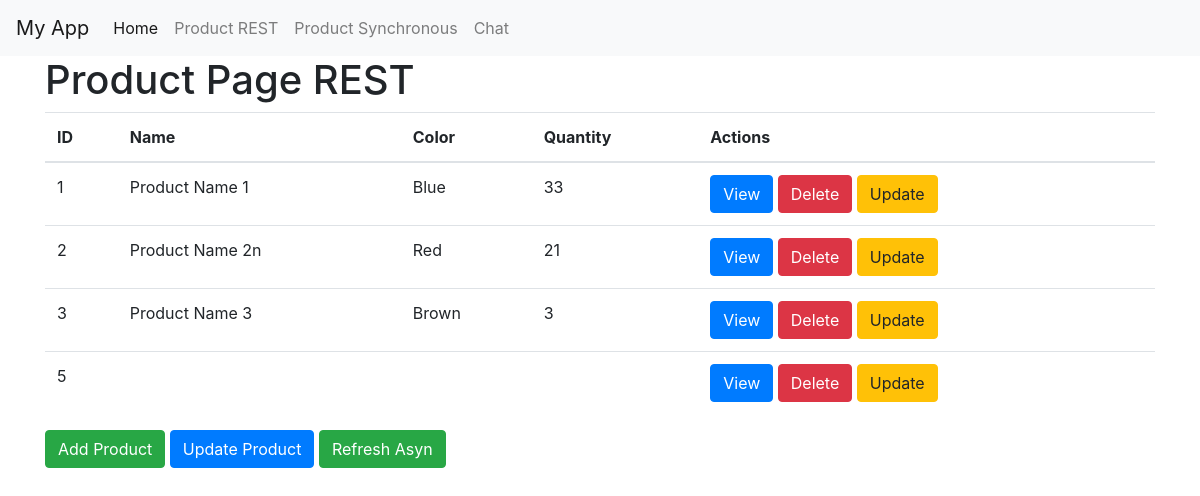
/product, run on an earlier commit of the app's database.
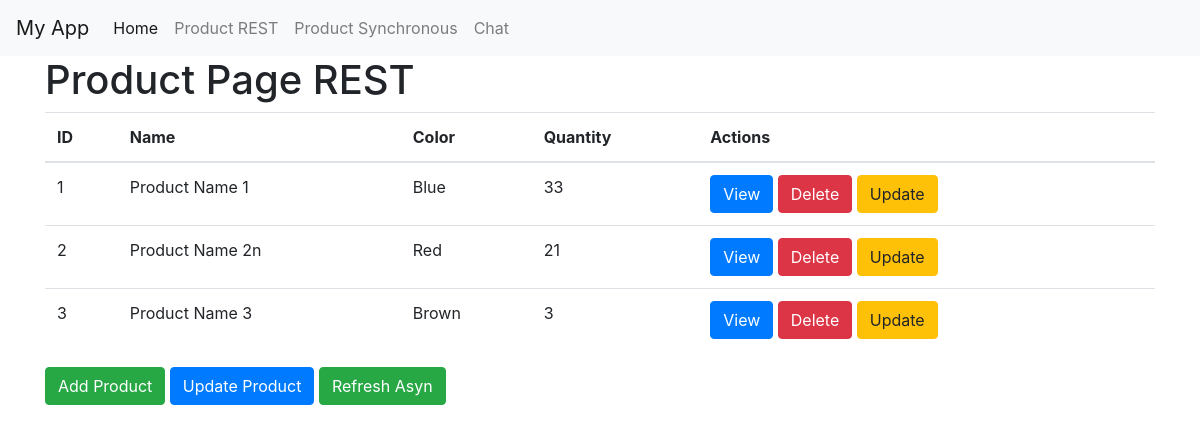
And on a later commit of the database.
### tables this page shows
CREATE TABLE Product
             (ID INTEGER PRIMARY KEY AUTOINCREMENT,
             Name TEXT NOT NULL,
             Color TEXT NOT NULL,
             Quantity INT NOT NULL);

### app.py (the view)
@app.route('/product')
def product():
    conn = sqlite3.connect('database.db')
    cursor = conn.cursor()
    cursor.execute("SELECT * FROM product")
    data = cursor.fetchall()
    conn.close()
    return render_template('product.html', products=data)

### templates/product.html (shortened to what this page needs)
{% extends 'base.html' %}
{% block content %}
    <h1>Product Page REST</h1>
    <table class="table" id="product-table">
            <thead>
                <tr>
                    <th>ID</th>
                    <th>Name</th>
                    <th>Color</th>
                    <th>Quantity</th>
                    <th>Actions</th>
                </tr>
            </thead>
            <tbody>
                {% for product in products %}
                <tr>
                    {% set product_id = product[0]%}
                    {% set product_name = product[1]%}
                    {% set product_color = product[2]%}
                    {% set product_quantity = product[3]%}
                    <td>{{ product_id }}</td>
                    <td>{{ product_name }}</td>
                    <td>{{ product_color }}</td>
                    <td>{{ product_quantity }}</td>
                    <td>
                        <button class="btn btn-primary" onclick="viewProduct({{ product_id }})">View</button>
                        <button class="btn btn-danger" onclick="deleteProduct({{ product_id }})">Delete</button>
                        <button type="button" class="btn btn-warning update-button" data-toggle="modal" data-target="#updateModal" data-id="{{ product_id }}">Update</button>
                    </td>
                </tr>
                {% endfor %}
            </tbody>
        </table>
        <button type="button" class="btn btn-success" data-toggle="modal" data-target="#addModal">Add Product</button>
        <button type="button" class="btn btn-primary" data-toggle="modal" data-target="#updateModal" data-id="1">Update Product</button>
    <a href="#" class="btn btn-success" onclick="refreshTable()">Refresh Asyn</a>
{% endblock %}

### templates/base.html (shortened to what this page needs)
<!DOCTYPE html>
<html>
<head>
    <link rel="stylesheet" href="https://stackpath.bootstrapcdn.com/bootstrap/4.3.1/css/bootstrap.min.css">
</head>
<body>
    <nav class="navbar navbar-expand-lg navbar-light bg-light">
        <a class="navbar-brand" href="/">My App</a>
        <div class="collapse navbar-collapse" id="navbarNav">
            <ul class="navbar-nav">
                <li class="nav-item active">
                    <a class="nav-link" href="/">Home</a>
                </li>
                <li class="nav-item">
                    <a class="nav-link" href="/product">Product REST</a>
                </li>
                <li class="nav-item">
                    <a class="nav-link" href="/product0">Product Synchronous</a>
                </li>
                <li class="nav-item">
                    <a class="nav-link" href="/chat">Chat</a>
                </li>
            </ul>
        </div>
    </nav>
    <div class="container">
        {% block content %}
        {% endblock %}
    </div>
</body>
</html>

What changed in the data, as far as the page shows it:
removed Product: ID "5"
